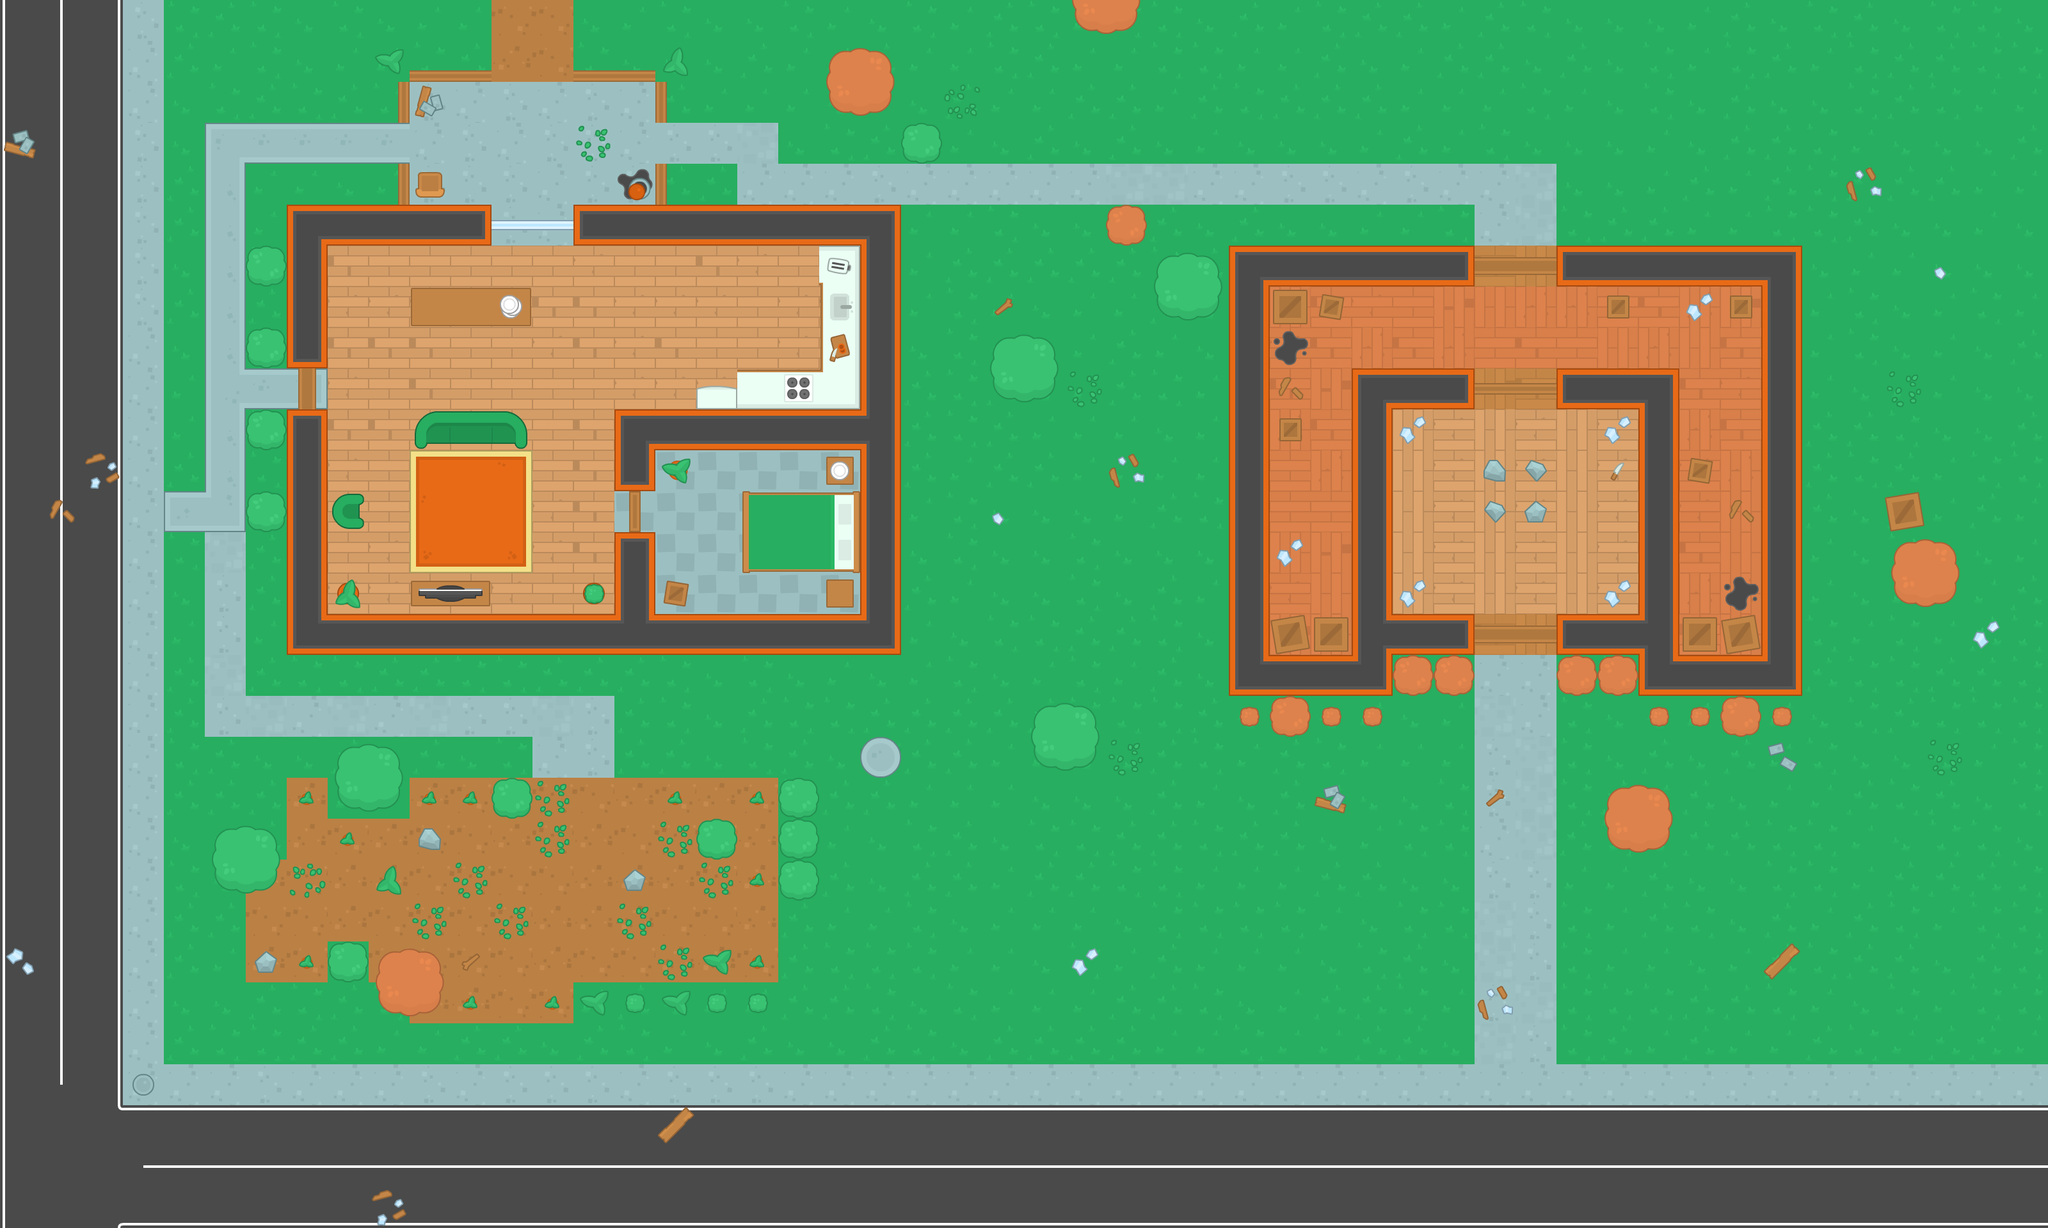

A level layout from a 2D game, rendered from its tile map. Below: a short description, then the map file with tile-grid data replaced by summaries:
An orthogonal 50x30 tile map with 64x64 px tiles, 4 tile layers (ground, walls, items, decorations) and 117 objects (73x wall, 42x zombie, player, health).

<map version="1.0" orientation="orthogonal" renderorder="right-down" width="50" height="30" tilewidth="64" tileheight="64" nextobjectid="186">
 <tileset firstgid="1" name="spritesheet_tiles" tilewidth="64" tileheight="64" spacing="10" tilecount="540" columns="27">
  <image source="img/spritesheet_tiles.png" width="1988" height="1470" />
 </tileset>
 <layer name="ground" width="50" height="30">
  <data>[1500 cells, 1500 non-empty, 41 distinct tile ids]</data>
 </layer>
 <layer name="walls" width="50" height="30">
  <data>[1500 cells, 219 non-empty, 30 distinct tile ids]</data>
 </layer>
 <layer name="items" width="50" height="30">
  <data>[1500 cells, 127 non-empty, 49 distinct tile ids]</data>
 </layer>
 <layer name="decorations" width="50" height="30">
  <data>[1500 cells, 66 non-empty, 24 distinct tile ids]</data>
 </layer>
 <objectgroup name="Obstacles">
  <object id="1" name="player" x="2384" y="1488" width="32" height="32" />
  <object id="2" name="wall" x="448" y="320" width="320" height="64" />
  <object id="3" name="wall" x="448" y="960" width="960" height="64" />
  <object id="4" name="wall" x="960" y="640" width="384" height="64" />
  <object id="5" name="wall" x="1344" y="384" width="64" height="576" />
  <object id="6" name="wall" x="448" y="384" width="64" height="176" />
  <object id="7" name="wall" x="448" y="640" width="64" height="320" />
  <object id="8" name="wall" x="960" y="832" width="64" height="128" />
  <object id="9" name="wall" x="960" y="704" width="64" height="64" />
  <object id="15" name="wall" x="896" y="320" width="512" height="64" />
  <object id="21" name="wall" x="640" y="448" width="192" height="64" />
  <object id="22" name="wall" x="1168" y="768" width="176" height="128" />
  <object id="23" name="wall" x="1152" y="576" width="128" height="32" />
  <object id="24" name="wall" x="656" y="640" width="160" height="48" />
  <object id="25" name="wall" x="512" y="784" width="48" height="32" />
  <object id="26" name="wall" x="640" y="912" width="128" height="48" />
  <object id="28" name="wall" x="910" y="909" width="35" height="35" />
  <object id="29" name="wall" x="1088" y="608" width="64" height="32" />
  <object id="30" name="wall" x="1040" y="720" width="32" height="32" />
  <object id="31" name="wall" x="528" y="912" width="32" height="32" />
  <object id="34" name="wall" x="656" y="272" width="32" height="48" />
  <object id="35" name="wall" x="1024" y="912" width="48" height="48" />
  <object id="36" name="wall" x="1296" y="896" width="48" height="48" />
  <object id="37" name="wall" x="1296" y="704" width="48" height="48" />
  <object id="38" name="wall" x="1280" y="384" width="16" height="256" />
  <object id="40" name="zombie" x="784" y="208" width="32" height="32" />
  <object id="46" name="wall" x="784" y="1232" width="32" height="32" />
  <object id="47" name="wall" x="1104" y="1296" width="32" height="32" />
  <object id="48" name="wall" x="608" y="1504" width="64" height="64" />
  <object id="49" name="wall" x="352" y="1312" width="64" height="64" />
  <object id="50" name="wall" x="1312" y="96" width="64" height="64" />
  <object id="52" name="wall" x="1824" y="416" width="64" height="64" />
  <object id="53" name="wall" x="1744" y="336" width="32" height="32" />
  <object id="54" name="wall" x="1424" y="208" width="32" height="32" />
  <object id="55" name="wall" x="1680" y="-16" width="96" height="64" />
  <object id="56" name="wall" x="1568" y="544" width="64" height="64" />
  <object id="57" name="wall" x="400" y="784" width="32" height="32" />
  <object id="58" name="wall" x="400" y="656" width="32" height="32" />
  <object id="59" name="wall" x="400" y="528" width="32" height="32" />
  <object id="60" name="wall" x="400" y="400" width="32" height="32" />
  <object id="63" name="zombie" x="1184" y="464" width="32" height="32" />
  <object id="99" name="health" x="848" y="912" width="32" height="32" />
  <object id="101" name="wall" x="0" y="0" width="3984" height="16" />
  <object id="102" name="wall" x="0" y="16" width="32" height="1920" />
  <object id="104" name="wall" x="16" y="1904" width="3248" height="32" />
  <object id="105" name="wall" x="3184" y="16" width="48" height="1968" />
  <object id="107" name="zombie" x="1024" y="448" width="32" height="32" />
  <object id="108" name="zombie" x="560" y="416" width="32" height="32" />
  <object id="109" name="zombie" x="592" y="768" width="32" height="32" />
  <object id="110" name="zombie" x="880" y="752" width="32" height="32" />
  <object id="111" name="zombie" x="1136" y="720" width="32" height="32" />
  <object id="112" name="zombie" x="720" y="208" width="32" height="32" />
  <object id="113" name="zombie" x="2048" y="544" width="32" height="32" />
  <object id="114" name="wall" x="1920" y="384" width="64" height="704" />
  <object id="116" name="wall" x="1920" y="384" width="384" height="64" />
  <object id="117" name="wall" x="2752" y="384" width="64" height="704" />
  <object id="118" name="wall" x="2432" y="384" width="384" height="64" />
  <object id="119" name="wall" x="2112" y="576" width="64" height="512" />
  <object id="120" name="wall" x="2560" y="576" width="64" height="512" />
  <object id="121" name="wall" x="2432" y="576" width="128" height="64" />
  <object id="122" name="wall" x="2176" y="576" width="128" height="64" />
  <object id="123" name="wall" x="2176" y="960" width="128" height="64" />
  <object id="124" name="wall" x="2432" y="960" width="128" height="64" />
  <object id="125" name="wall" x="2624" y="1024" width="128" height="64" />
  <object id="126" name="wall" x="1984" y="1024" width="128" height="64" />
  <object id="127" name="zombie" x="2192" y="832" width="32" height="32" />
  <object id="128" name="zombie" x="2512" y="784" width="32" height="32" />
  <object id="129" name="zombie" x="2352" y="496" width="32" height="32" />
  <object id="130" name="zombie" x="2208" y="752" width="32" height="32" />
  <object id="131" name="zombie" x="2704" y="768" width="32" height="32" />
  <object id="132" name="zombie" x="2704" y="608" width="32" height="32" />
  <object id="133" name="zombie" x="2688" y="512" width="32" height="32" />
  <object id="134" name="zombie" x="2016" y="816" width="32" height="32" />
  <object id="135" name="zombie" x="2064" y="624" width="32" height="32" />
  <object id="136" name="zombie" x="688" y="1376" width="32" height="32" />
  <object id="137" name="zombie" x="896" y="1296" width="32" height="32" />
  <object id="138" name="zombie" x="992" y="1312" width="32" height="32" />
  <object id="139" name="zombie" x="512" y="1360" width="32" height="32" />
  <object id="140" name="zombie" x="1056" y="1392" width="32" height="32" />
  <object id="141" name="wall" x="912" y="1552" width="288" height="32" />
  <object id="142" name="wall" x="544" y="1184" width="64" height="64" />
  <object id="144" name="wall" x="512" y="1472" width="64" height="64" />
  <object id="145" name="zombie" x="272" y="608" width="32" height="32" />
  <object id="146" name="zombie" x="416" y="864" width="32" height="32" />
  <object id="147" name="zombie" x="352" y="224" width="32" height="32" />
  <object id="148" name="zombie" x="2032" y="256" width="32" height="32" />
  <object id="149" name="zombie" x="1360" y="224" width="32" height="32" />
  <object id="150" name="zombie" x="1712" y="480" width="32" height="32" />
  <object id="151" name="zombie" x="2512" y="864" width="32" height="32" />
  <object id="152" name="wall" x="1632" y="1120" width="64" height="64" />
  <object id="154" name="wall" x="2528" y="1248" width="64" height="64" />
  <object id="155" name="wall" x="2960" y="864" width="80" height="64" />
  <object id="156" name="wall" x="1952" y="1088" width="208" height="48" />
  <object id="157" name="wall" x="2176" y="1024" width="128" height="64" />
  </objectgroup>
</map>
<!-- 23 of 117 objects omitted -->
